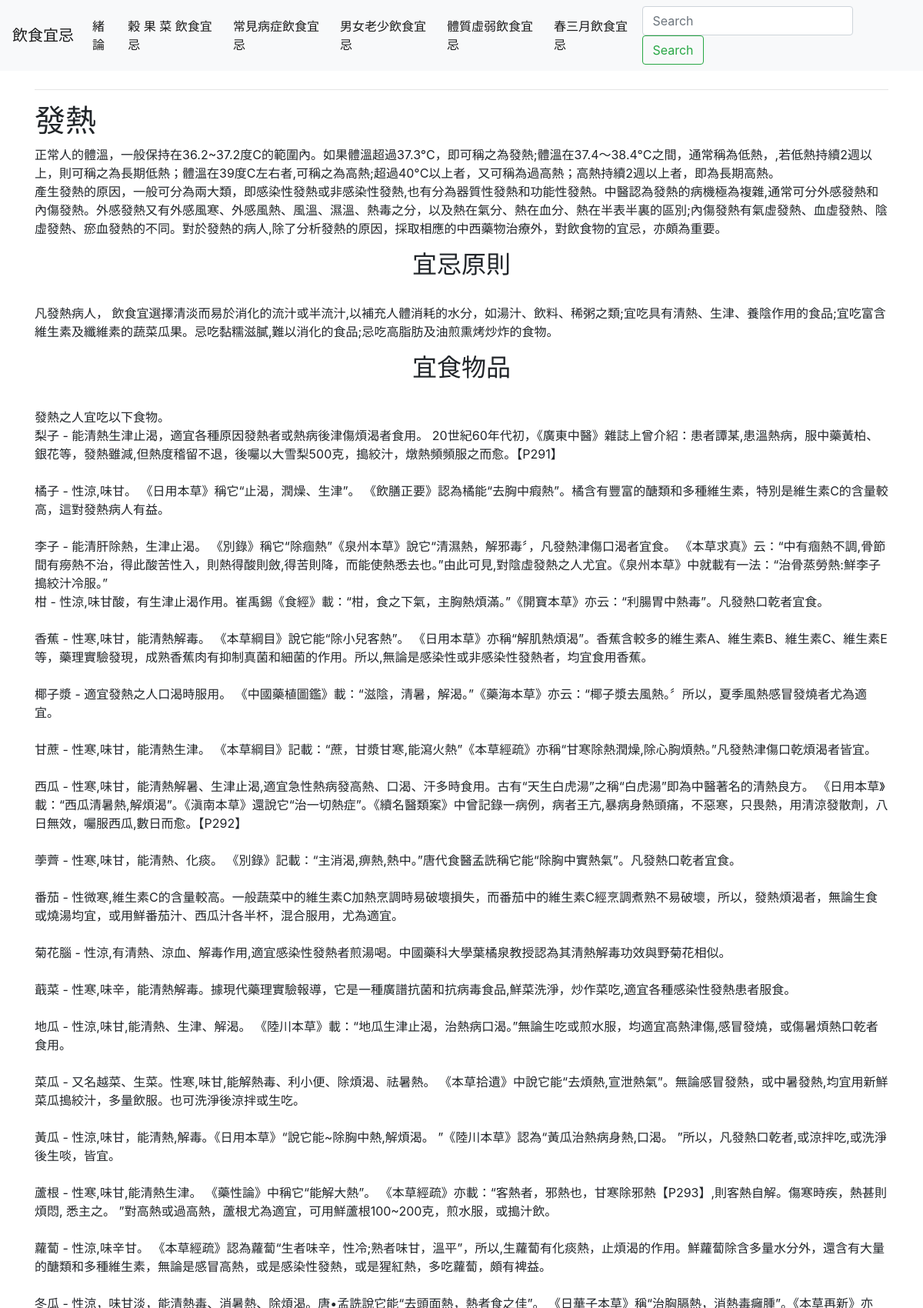
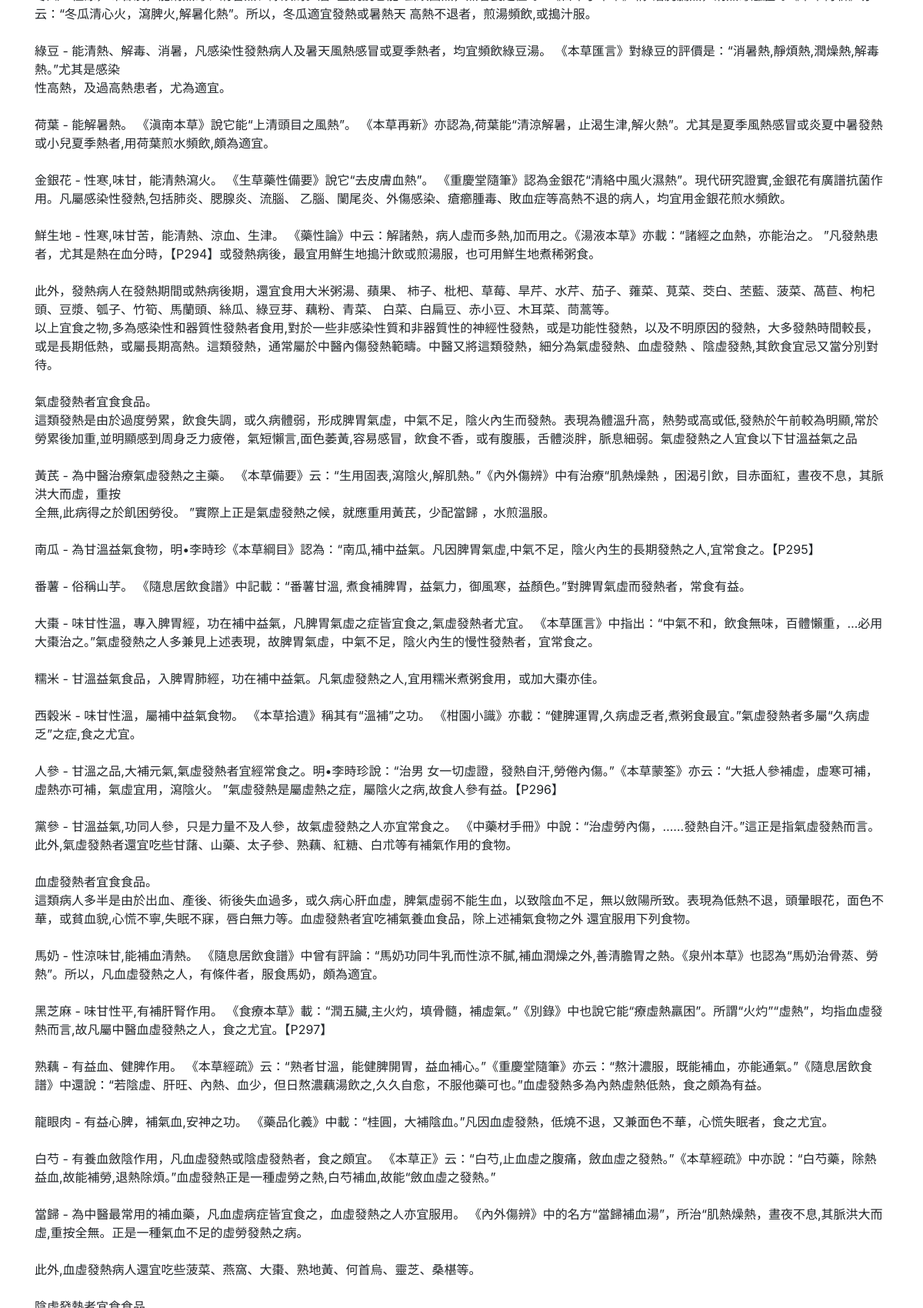
The page /commonillness/1 (upper part) on the database its author committed (2 pictures, top to bottom).
### tables this page shows
CREATE TABLE Common_Illness (
    id INTEGER PRIMARY KEY AUTOINCREMENT,
    [name] VARCHAR(50),
    [description] TEXT,
    principles TEXT,
    suitable_foods TEXT,
    nonsuitable_foods TEXT,
    comments TEXT
);

### routes.py (the view)
@bp.route('/commonillness/<int:illness_id>')
def illness_details(illness_id):
    try:
        db = DatabaseModel('database.db')
        illness = db.get_IllnessByID(illness_id)
        return render_template('illnessdetails.html', illness=illness)
    except Exception as e:
        return render_template('error.html', error_message=str(e)), 404

### models.py (called while the page is built)
    def get_IllnessByID(self, illness_id):
        self.cursor.row_factory = sqlite3.Row
        self.cursor.execute(f'SELECT * FROM Common_Illness WHERE id = {illness_id}')
        rows = self.cursor.fetchall()
        return rows[0]

### templates/illnessdetails.html (shortened to what this page needs)
{% extends 'base.html' %}
{% block content %}
<hr>
    <h1>{% block title %} {{ illness['name'] }}{% endblock %}</h1>
    <p style="white-space-collapse: preserve;">{{ illness['description']}}</p>
    <p class="h2 text-center">宜忌原則</p><br>
    <p style="white-space-collapse: preserve;">{{ illness['principles'] }}</p>
    <p class="h2 text-center">宜食物品</p><br>
    <p style="white-space-collapse: preserve;">{{ illness['suitable_foods'] }}</p>
    <p class="h2 text-center">忌食物品</p><br>
{% endblock %}

### rows shown on the page
Common_Illness: name "發熱", description "正常人的體溫，一般保持在36.2~37.2度C的範圍內。如果體溫超過37.3°C，即可稱之為發熱;體溫在37.4～38.4°C之間，通常稱為低熱，,若低熱持續2週以上，則可稱之為長期低熱；體溫在39度C左右者,可稱之為高熱;超過40°C以上者，又可稱為過高熱；高熱持續2週以上者，即為長期高熱。 產生發熱的原因，一般可分為兩大類，即感染性發熱或非感染性發熱,也有分為器質性發熱和功能性發熱。中醫認為發熱的病機極為複雜,通常可分外感發熱和內傷發熱。外感發熱又有外感風寒、外感風熱、風溫、濕溫、熱毒之分，以及熱在氣分、熱在血分、熱在半表半裏的區別;內傷發熱有氣虛發熱、血虛發熱、陰虛發熱、瘀血發熱的不同。對於發熱的病人,除了分析發熱的原因，採取相應的中西藥物治療外，對飲食物的宜忌，亦頗為重要。", principles "凡發熱病人， 飲食宜選擇清淡而易於消化的流汁或半流汁,以補充人體消耗的水分，如湯汁、飲料、稀粥之類;宜吃具有清熱、生津、養陰作用的食品;宜吃富含維生素及纖維素的蔬菜瓜果。忌吃黏糯滋膩,難以消化的食品;忌吃高脂肪及油煎熏烤炒炸的食物。"
